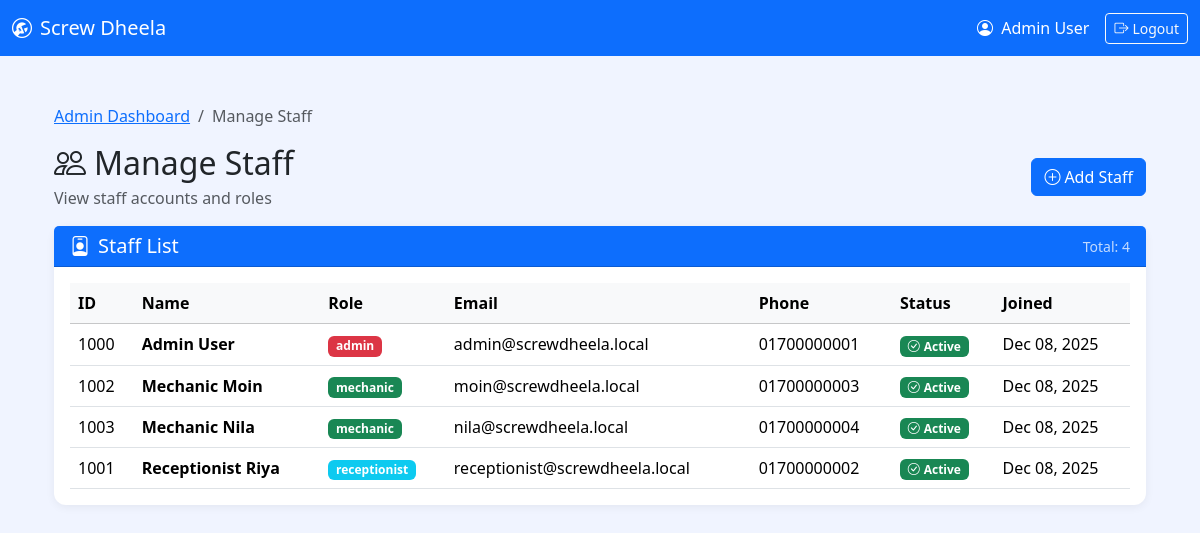
Screenshot of /public/admin_portal/manage_staff.php (signed in) with the database file from the repository.
### tables this page shows
CREATE TABLE staff (
  staff_id INT AUTO_INCREMENT PRIMARY KEY,
  role_id INT NOT NULL,
  name VARCHAR(100) NOT NULL,
  email VARCHAR(150) NOT NULL UNIQUE,
  phone VARCHAR(30) NULL,
  password_hash VARCHAR(255) NOT NULL,
  is_active TINYINT(1) NOT NULL DEFAULT 1,
  created_at TIMESTAMP NOT NULL DEFAULT CURRENT_TIMESTAMP,
  updated_at TIMESTAMP NULL DEFAULT NULL ON UPDATE CURRENT_TIMESTAMP,
  CONSTRAINT fk_staff_role FOREIGN KEY (role_id) REFERENCES roles(role_id)
);

CREATE TABLE roles (
  role_id INT AUTO_INCREMENT PRIMARY KEY,
  role_name VARCHAR(50) NOT NULL UNIQUE
);

### public/admin_portal/manage_staff.php (the view, shortened to what this page needs)
<?php
require_once __DIR__ . '/../../config/db.php';
require_once __DIR__ . '/../../includes/header.php';
function h($v){ return htmlspecialchars((string)$v, ENT_QUOTES, 'UTF-8'); }
function roleBadgeClass($role){
    return match($role) {
        'admin' => 'danger',
        'mechanic' => 'success',
        'receptionist' => 'info',
        default => 'secondary'
    };
}
$staff_list = [];
$res = $conn->query("
    SELECT
        s.staff_id,
        s.name,
        r.role_name AS role_name,
        s.email,
        s.phone,
        s.is_active,
        s.created_at
    FROM staff s
    JOIN roles r ON r.role_id = s.role_id
    ORDER BY s.is_active DESC, r.role_name ASC, s.name ASC
");
if ($res instanceof mysqli_result) {
    $staff_list = $res->fetch_all(MYSQLI_ASSOC);
}
?>
<div class="container-fluid py-4 page-wrap">
    <nav aria-label="breadcrumb" class="mb-3">
        <ol class="breadcrumb">
            <li class="breadcrumb-item"><a href="admin_dashboard.php">Admin Dashboard</a></li>
            <li class="breadcrumb-item active">Manage Staff</li>
        </ol>
    </nav>
    <div class="d-flex align-items-center justify-content-between flex-wrap gap-2 mb-3">
        <div>
            <h2 class="mb-1"><i class="bi bi-people me-2"></i>Manage Staff</h2>
            <div class="text-muted">View staff accounts and roles</div>
        </div>
        <a href="create_admin.php" class="btn btn-primary">
            <i class="bi bi-plus-circle me-1"></i>Add Staff
        </a>
    </div>
    <div class="card">
        <div class="card-header bg-primary text-white d-flex justify-content-between align-items-center">
            <h5 class="mb-0"><i class="bi bi-person-badge me-2"></i>Staff List</h5>
            <span class="small opacity-75">Total: <?php echo count($staff_list); ?></span>
        </div>
        <div class="card-body">
            <?php if (empty($staff_list)): ?>
                <p class="text-muted mb-0">No staff found.</p>
            <?php else: ?>
                <div class="table-responsive">
                    <table class="table table-hover align-middle mb-0">
                        <thead class="table-light">
                            <tr>
                                <th>ID</th>
                                <th>Name</th>
                                <th>Role</th>
                                <th>Email</th>
                                <th>Phone</th>
                                <th>Status</th>
                                <th>Joined</th>
                            </tr>
                        </thead>
                        <tbody>
                            <?php foreach ($staff_list as $s): ?>
                                <?php
                                    $role = $s['role_name'] ?? 'staff';
                                    $isActive = (int)($s['is_active'] ?? 0) === 1;
                                ?>
                                <tr>
                                    <td><?php echo (int)$s['staff_id']; ?></td>
                                    <td class="fw-semibold"><?php echo h($s['name']); ?></td>
                                    <td>
                                        <span class="badge bg-<?php echo roleBadgeClass($role); ?>">
                                            <?php echo h($role); ?>
                                        </span>
                                    </td>
                                    <td><?php echo h($s['email']); ?></td>
                                    <td><?php echo h($s['phone'] ?? ''); ?></td>
                                    <td>
                                        <?php if ($isActive): ?>
                                            <span class="badge bg-success">
                                                <i class="bi bi-check-circle me-1"></i>Active
                                            </span>
                                        <?php else: ?>
                                            <span class="badge bg-secondary">
                                                <i class="bi bi-x-circle me-1"></i>Inactive
                                            </span>
                                        <?php endif; ?>
                                    </td>
                                    <td><?php echo !empty($s['created_at']) ? date('M d, Y', strtotime($s['created_at'])) : ''; ?></td>
                                </tr>
                            <?php endforeach; ?>
                        </tbody>
                    </table>
                </div>
            <?php endif; ?>
        </div>
    </div>
</div>
<?php require_once __DIR__ . '/../../includes/footer.php'; ?>

### assets/css/style.css (style rules this page uses)
body { background-color: #f5f5f5; }
.card { box-shadow: 0 2px 4px rgba(0,0,0,0.05); }

### public/admin_portal/manage_staff.php (style rules this page uses)
body { background:#f0f4ff; }
.page-wrap { max-width: 1400px; margin: 0 auto; }
.card { border-radius: 12px; box-shadow: 0 2px 10px rgba(0,0,0,0.06); border: 0; }
.card-header { border-top-left-radius: 12px; border-top-right-radius: 12px; }

### rows the page displays
staff: staff_id "1000", name "Admin User", role.role_name "admin", email "admin@screwdheela.local", phone "01700000001", is_active 1 (drawn), created_at "Dec 08, 2025"
staff: staff_id "1002", name "Mechanic Moin", role.role_name "mechanic", email "moin@screwdheela.local", phone "01700000003", is_active 1 (drawn), created_at "Dec 08, 2025"
staff: staff_id "1003", name "Mechanic Nila", role.role_name "mechanic", email "nila@screwdheela.local", phone "01700000004", is_active 1 (drawn), created_at "Dec 08, 2025"
staff: staff_id "1001", name "Receptionist Riya", role.role_name "receptionist", email "receptionist@screwdheela.local", phone "01700000002", is_active 1 (drawn), created_at "Dec 08, 2025"

### other values shown
$_SESSION['staff_name'] "Admin User"
count($staff_list) "4"
